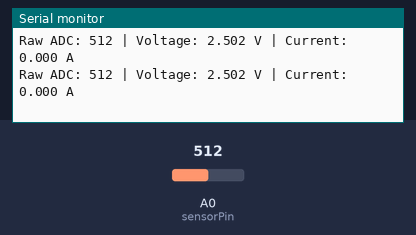
Recording of a sketch running on a simulated Arduino Nano, built with avr-gcc and run on an emulated ATmega328P. Shown: the last lines printed to the serial monitor. The test bench sets the inputs (shaded band); at power-on: A0 (sensorPin) = 512.

Above: at 1.7 s.
1.8 s: A0 (sensorPin) set to 716
At 2.4 s:
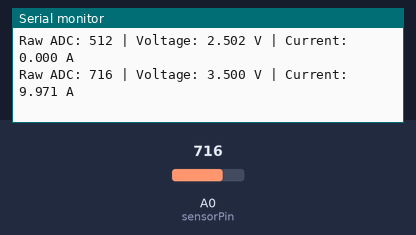
3.3 s: A0 (sensorPin) set to 900
At 4.0 s:
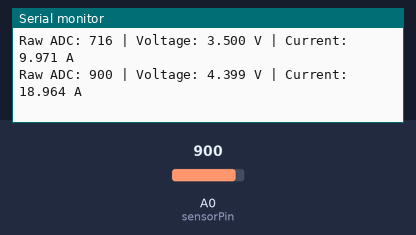
Timing chart, 0 to 6.3 s (numbered marks = the images above; inputs shaded):
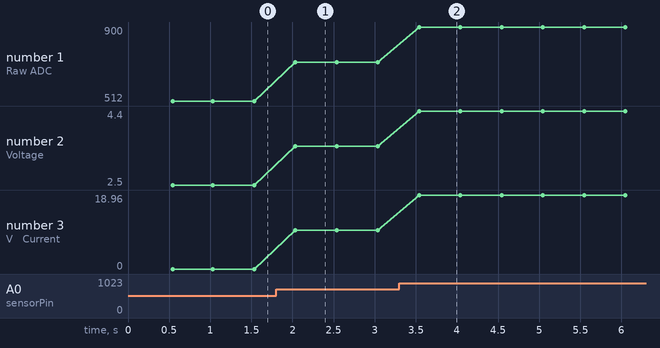

Measured:
- after the input at 1.8 s, the serial monitor: prints a new line after 0.24 s (image 1)
- after the input at 3.3 s, the serial monitor: prints a new line after 0.24 s (image 2)
- plotted number 1: 512 → 716 after the input at 1.8 s, 716 → 900 after the input at 3.3 s
- plotted number 2: 2.5 → 3.5 after the input at 1.8 s, 3.5 → 4.4 after the input at 3.3 s
- plotted number 3: 0 → 9.97 after the input at 1.8 s, 9.97 → 18.96 after the input at 3.3 s

The sketch:

AC712_Test.ino
```cpp
/*
  ACS712 Current Sensor Test
  Board: Arduino Nano
  Sensor: ACS712 (A0)
  Author:
*/

const int sensorPin = A0;

// Change this based on your ACS712 model
// Options: 5.0 for ACS712-5A, 13.3 for ACS712-20A, 26.4 for ACS712-30A
const float sensitivity = 0.100; // V/A (0.100 for 20A module, 0.066 for 30A, 0.185 for 5A)

// For Arduino Nano (10-bit ADC) and 5V reference
const float Vref = 5.0;

float offsetVoltage = 2.5; // Typical midpoint (sensor output with no current)

void setup() {
  Serial.begin(9600);
  Serial.println(F("ACS712 Current Sensor Test"));

  // Take an initial reading to determine offset voltage (zero current)
  long sum = 0;
  for (int i = 0; i < 100; i++) {
    sum += analogRead(sensorPin);
    delay(5);
  }
  offsetVoltage = (sum / 100.0) * (Vref / 1023.0);

  Serial.print(F("Calibrated Offset Voltage: "));
  Serial.println(offsetVoltage, 3);
}

void loop() {
  int rawValue = analogRead(sensorPin);
  float voltage = (rawValue * Vref) / 1023.0;
  float current = (voltage - offsetVoltage) / sensitivity;

  Serial.print(F("Raw ADC: "));
  Serial.print(rawValue);
  Serial.print(F(" | Voltage: "));
  Serial.print(voltage, 3);
  Serial.print(F(" V | Current: "));
  Serial.print(current, 3);
  Serial.println(F(" A"));

  delay(500);
}
```
